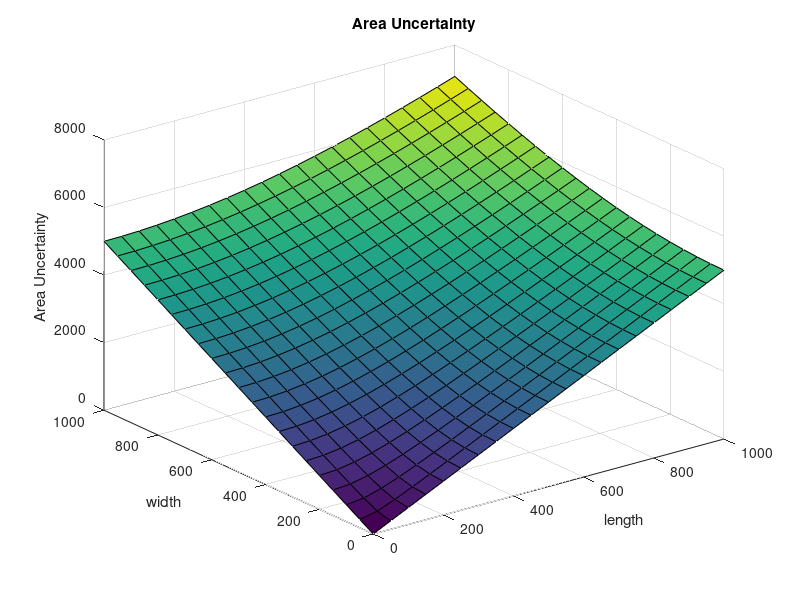

The MATLAB source for this figure:
clear variables; close all;

%% (a)
fprintf('->Question A\n')
width_s = 5;
length_s = 5;

length = 500;
width = 300;

s_area = sqrt(length^2*width_s^2 + width^2*length_s^2);
fprintf('Uncertainty of Area measurement: %f\n', s_area)

% Για αβεβαιότητα μήκους = αβεβαιότητα πλάτους = 5 m, η αβεβαιότητα
% μέτρησης είναι ίδια για μήκη l και πλάτη w που έχουν ίση την ποσότητα
% sqrt(w^2 + l^2), αφού s_area = 5*sqrt(w^2 + l^2)

%% (b)

s_w = 5;
s_l = 5;
l_ = 0:50:1000;
w_ = 0:50:1000;
[l, w] = meshgrid(l_, w_);
s = sqrt(l.^2.*s_w.^2 + w.^2.*s_l^2);
surf(l, w, s)
xlabel('length')
ylabel('width')
zlabel('Area Uncertainty')
title('Area Uncertainty')
